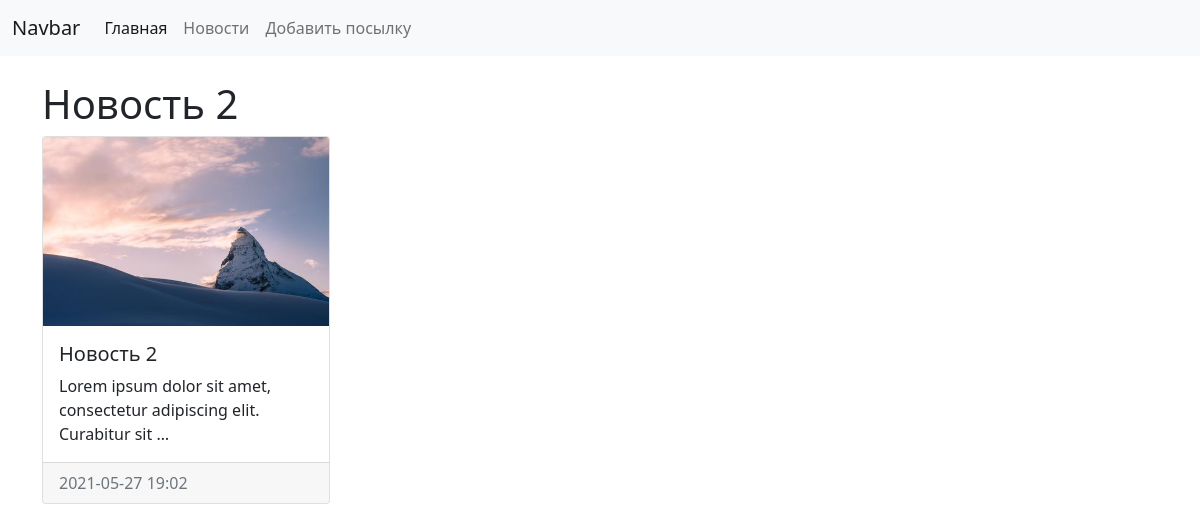
Page /novosti/2/ on the committed database.
### news/models.py (models this page shows, shortened)
class New(models.Model):
    title = models.CharField('Заголовок', max_length=255)
    body = models.TextField('Описание')
    image = models.ImageField(verbose_name='Изображение', upload_to='images/news/%Y/%m/%d/', blank=True)
    created_at = models.DateTimeField(auto_now_add=True)
    updated_at = models.DateTimeField(auto_now=True)
    is_published = models.BooleanField(default=True)
    class Meta:
        verbose_name = 'Новость'
        verbose_name_plural = 'Новости'
        ordering = ['-created_at']

### news/views.py (the view)
# urls.py: path('novosti/<int:new_id>/', news_detail, name='new')
def news_detail(request, new_id):
    news = get_object_or_404(New, id=new_id)
    return render(request, 'news/news.html', {'news': news})

### news/templates/news/news.html
{% extends 'base.html' %}
{% block content %}
    <h1>{{ news.title }}</h1>
    <div class="card float-start me-3 mb-3" style="width: 18rem;">
        {% if news.image %}
            <img src="{{ news.image.url }}" class="card-img-top" alt="{{ new.title }}">
        {% endif %}
        <div class="card-body">
            <h5 class="card-title">{{ news.title }}</h5>
            <p class="card-text">{{ news.body|truncatewords:10 }}</p>
        </div>
        <div class="card-footer text-muted">{{ news.created_at|date:'Y-m-d H:i' }}</div>
    </div>
{% endblock %}

### rows in the picture
New: title "Новость 2", image (picture), body "Lorem ipsum dolor sit amet, consectetur adipiscing elit. Curabitur sit …", created_at "2021-05-27 19:02"
